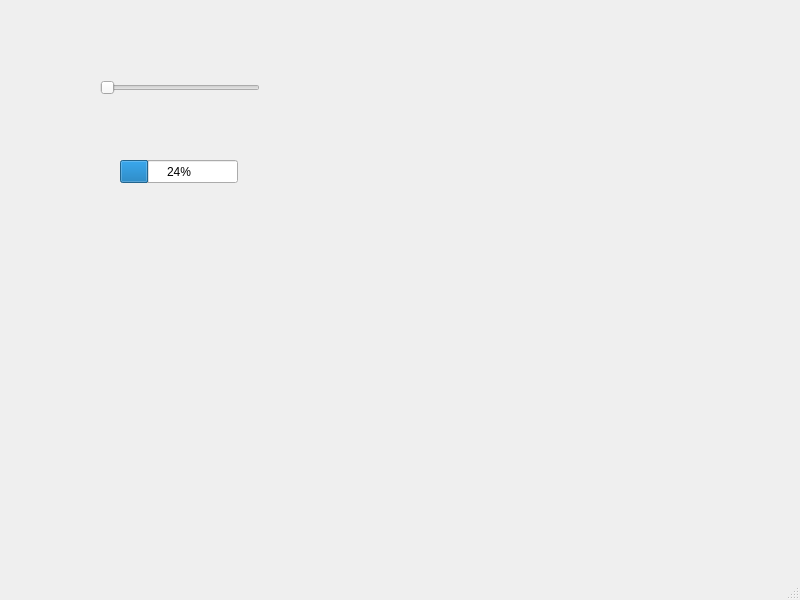
<?xml version="1.0" encoding="UTF-8"?>
<ui version="4.0">
 <class>MainWindow</class>
 <widget class="QMainWindow" name="MainWindow">
  <property name="geometry">
   <rect>
    <x>0</x>
    <y>0</y>
    <width>800</width>
    <height>600</height>
   </rect>
  </property>
  <property name="windowTitle">
   <string>MainWindow</string>
  </property>
  <widget class="QWidget" name="centralwidget">
   <widget class="QSlider" name="horizontalSlider">
    <property name="geometry">
     <rect>
      <x>100</x>
      <y>80</y>
      <width>160</width>
      <height>16</height>
     </rect>
    </property>
    <property name="orientation">
     <enum>Qt::Horizontal</enum>
    </property>
   </widget>
   <widget class="QProgressBar" name="progressBar">
    <property name="geometry">
     <rect>
      <x>120</x>
      <y>160</y>
      <width>118</width>
      <height>23</height>
     </rect>
    </property>
    <property name="value">
     <number>24</number>
    </property>
   </widget>
  </widget>
  <widget class="QMenuBar" name="menubar">
   <property name="geometry">
    <rect>
     <x>0</x>
     <y>0</y>
     <width>800</width>
     <height>21</height>
    </rect>
   </property>
  </widget>
  <widget class="QStatusBar" name="statusbar"/>
 </widget>
 <resources/>
 <connections/>
</ui>
